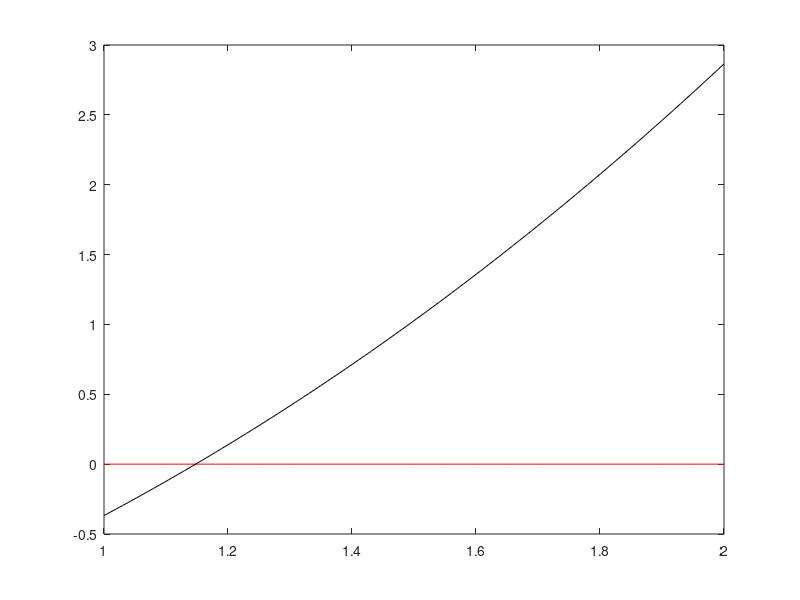

This figure's MATLAB source: (Note: this script raises an error after producing the figure.)
clear,clc
%EJERCICIO 1
%1A)
%1. Comprobar gráficamente y verificar analíticamente que dicha función tiene una raíz en el intervalo [1, 2].
% considerando la función  f1=x.^2-exp(-x)-1;

 x = 1:0.01:2;
 f1=x.^2-exp(-x)-1;
 plot(x,x*0,'r',x,f1,'k'); %Tiene raiz al tener un valor positivo y otro negativo.Segun Bolzano 
       %x*0 para bibujar linea horizontal y comprobar que tiene valores
       %negataivos y positivo (Teorema Bolzano)

%1B)
% 2. Aplicar el método de Newton para calcular dicha solución tomando como valor inicial el punto medio del
% intervalo e iterando 7 veces. El código empleado debe proporcionar (comando fprintf): el número de
% iteración k (%d), la solución aproximada x_k con 16 decimales (%.16f), una estimación del error e_k
%  ( %0.2e) y el nº de cifras decimales correctas cif_dec(%d) para cada iteración. 

 xx = 1:0.01:2;
 yy = funex(xx);
 plot(xx,xx*0,'r',xx,yy,'k');

 x0 = 1.5;
 N=7;

 for k = 1:N
     [f fp] = funex (x0);
     if f==0 break;
     end;
     x = x0 - f/fp;
     e = abs (x-x0);
     cif =floor(-log10(e));
     fprintf('k: %d x_k: %.16f e_k: %0.2e cif_dec: %d \n',k,x,e,cif)
     x0=x;
 end

%%%%%%%%%%%%%%%%%%%%%%%%%%%%%%%%%%%%%%%%%%%%%%%%%%%%%%%%%%%%%%%%%%%%%%%%%%
%2) px = x^3 - x^2- x- 1,  
s=1.839286755214161;
n=10; 
x0=1.5; %Valores iniciales de donde te pidan evaluarla
y0=1.5; %Valor inicial metodo 2
e_rel1=zeros(1,n);
e_rel2=zeros(1,n);
%Método 1
for k=1:n
    x= x0- ((x0^3-x0^2-x0-1) / (3*x0^2- 2*x0-1));
    e_abs1(k)=abs(x-s);
    e_rel1(k)=abs((x-s)/s);
    fprintf('iter:%2d x:%.16f e_rel1:%2e\n',k,x,e_rel1(k));
    x0=x;
end
cif_correct1=floor(-log10(e_abs1))
cif_sig1=floor(-log10(e_rel1))
%Método 2
x0=1.5;
for k=1:n
    y= (x0^2+x0+1)^(1/3);
    e_abs2(k)=abs(y-s);
    e_rel2(k)=abs((y-s)/s);
    fprintf('iter:%2d y:%.16f e_rel2:%2e\n',k,y,e_rel2(k));
    x0=y;
end
cif_correct2=floor(-log10(e_abs2));
cif_sig2=floor(-log10(e_rel2));
k=1:n;
semilogy(k,e_rel1, 'r', k, e_rel2, 'g');


 %%%%%%%%%%%%%%%%%%%%%%%%%%%%%%%%%%%%%%%%%%%%%%%%%%%%%%%%%%%%%%%%%%%%%%%%%
 %%%%%%%%%%%%%%% FUNCIONES %%%%%%%%%%%%%%%%%%%%%%%%%%%%%%%%%%%%%%%%%%%%%%%
 %%%%%%%%%%%%%%%%%%%%%%%%%%%%%%%%%%%%%%%%%%%%%%%%%%%%%%%%%%%%%%%%%%%%%%%%%

function[f,fp]=funex(x)  %evaluacion de la funcion y su derivada
    f = x.^2-exp(-x)-1;
    if nargout == 1, return; end
    fp = 2*x+exp(-x);
end